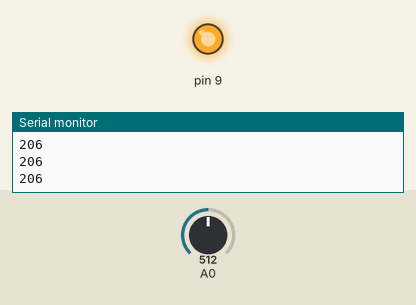
Simulated run of this sketch. Board: Arduino Uno, built with avr-gcc and run on an emulated ATmega328P. Shown: output pins drawn as LEDs (lit = HIGH), the last lines printed to the serial monitor. The test bench sets the inputs (shaded band); at power-on: A0 = 512.

Above: at 1.2 s.
1.3 s: A0 set to 185
2.8 s: A0 set to 164
At 3.7 s:
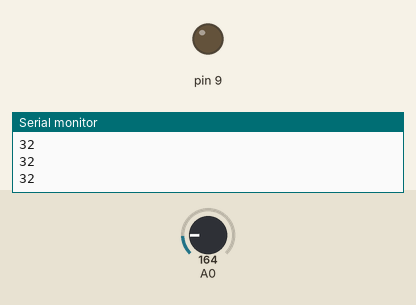
4.3 s: A0 set to 306
At 4.8 s:
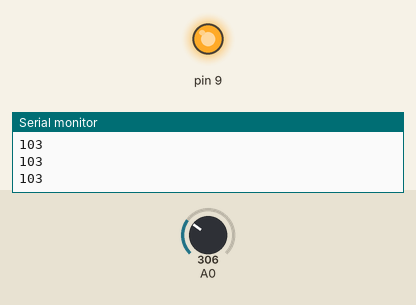
5.8 s: A0 set to 122
At 7.2 s:
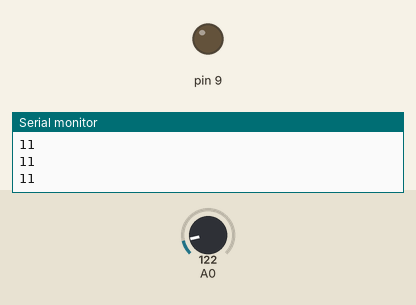
Timing chart, 0 to 8.3 s (numbered marks = the images above; inputs shaded):
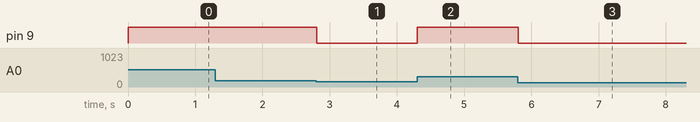

The sketch:

code-cambien-led.ino
```cpp
void setup ()
{
  pinMode(9,OUTPUT);
  Serial.begin (9600);
}

void loop()
{
  int giatri = analogRead (A0);
    int t =map (giatri,20,350,-40,125);
     Serial.println(t);
    if (t>37) digitalWrite (9, HIGH);
    else digitalWrite (9, LOW);
}
```

Measured:
- the behaviour switches between 176 and 175 on A0 (found by bisection; images 0 and 1)
- after the input at 2.8 s, pin 9: HIGH → LOW at once
- after the input at 4.3 s, pin 9: LOW → HIGH at once
- after the input at 5.8 s, pin 9: HIGH → LOW at once
